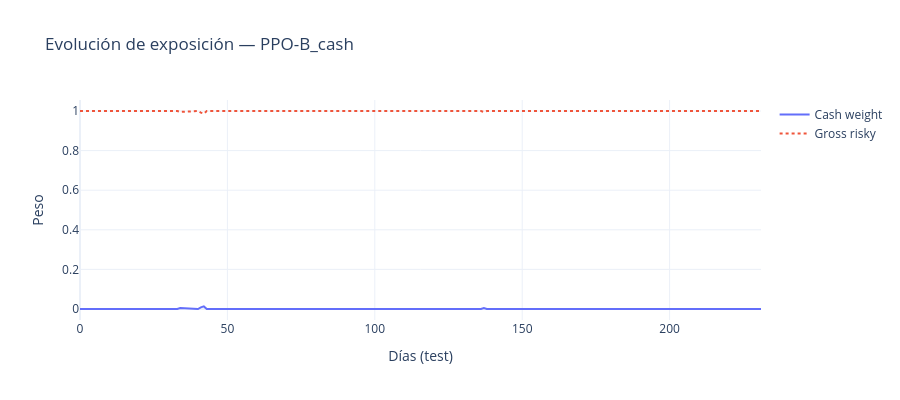

Notebook cell for this chart:
### Code cell
cash_champion = champions_results[champion_cash]

fig = go.Figure()
fig.add_trace(go.Scatter(y=cash_champion["cash_weights"], name="Cash weight",
                          line=dict(width=2)))
fig.add_trace(go.Scatter(y=cash_champion["gross"], name="Gross risky",
                          line=dict(width=2, dash="dot")))
fig.update_layout(
    title=f"Evolución de exposición — {champion_cash}",
    xaxis_title="Días (test)", yaxis_title="Peso",
    template="plotly_white", height=400,
)
fig.show()

print(f"Cash weight:  media={cash_champion['cash_weights'].mean():.3f}  "
      f"std={cash_champion['cash_weights'].std():.3f}  "
      f"min={cash_champion['cash_weights'].min():.3f}  "
      f"max={cash_champion['cash_weights'].max():.3f}")

### Figure 1 — Plotly figure (JSON) as saved in the notebook; plotly's stock layout.template omitted (floating-point values rounded to 4 significant figures; data arrays with more than 128 entries replaced by an {"elided": "..."} marker saying what was removed)
{"data": [{"line": {"width": 2}, "name": "Cash weight", "type": "scatter", "y": {"elided": "232 float values"}}, {"line": {"dash": "dot", "width": 2}, "name": "Gross risky", "type": "scatter", "y": {"elided": "232 float values"}}], "layout": {"height": 400, "title": {"text": "Evolución de exposición — PPO-B_cash"}, "xaxis": {"title": {"text": "Días (test)"}}, "yaxis": {"title": {"text": "Peso"}}}}
